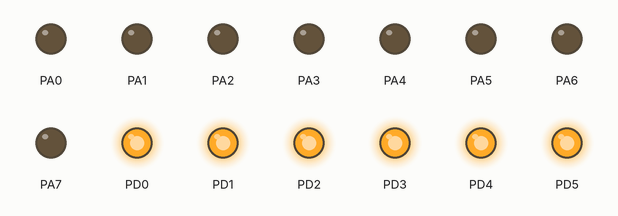
This program was run on a simulated ATmega32, built with avr-gcc and emulated at 1 MHz. Shown: output pins drawn as LEDs (lit = HIGH). At 0.0 s the program stops and its outputs stay as they are.

Above: at 0.1 s.
Timing chart, 0 to 1.5 s (numbered marks = the images above):
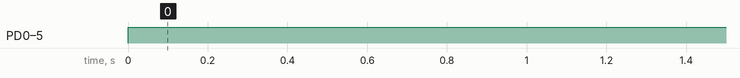

Measured:
- by itself, PD0–5: LOW → HIGH at 0.00 s

The program:

main.c
```c
/*
 * Counter_7Segement.c
 *
 * Created: 5/18/2018 8:23:17 AM
 * Author : Awsaf
 */

#define F_CPU 1000000UL
#include <avr/io.h>
#include <util/delay.h>

int main(void)
{
	DDRA = 0xFF;
	DDRB = 0x00;
	DDRD = 0xFF;

	PORTD = 0xFF;
	//int i = 0;

	//int arr[11] = {0xC0 , 0xF9 ,0xA4 ,0xB0,0x99, 0x92,0x82,0xF8 , 0x80 ,0x90 };

	//PORTA = arr[0];
	PORTA = 0x00;

    /* Replace with your application code */
    while (1)
    {
	/*	unsigned char x;
		x = PINB;

		if( (x&(1<<5))!=0 )
		{
			//	printf("%d\n",i) ;
			i = (i+1)%10 ;
			PORTA = arr[i] ;
			//	PORTA = 0xFF;
			_delay_ms(150);
		}

		if( (x&(1<<6))!=0 )
		{
			i=(i-1+10)%10 ;
			PORTA = arr[i] ;
			_delay_ms(200);
		}


		for (int i=0 ; i<10 ; i++)
		{
			PORTA = arr[i];

			_delay_ms(1500);
		}
		*/

    }


}
```
